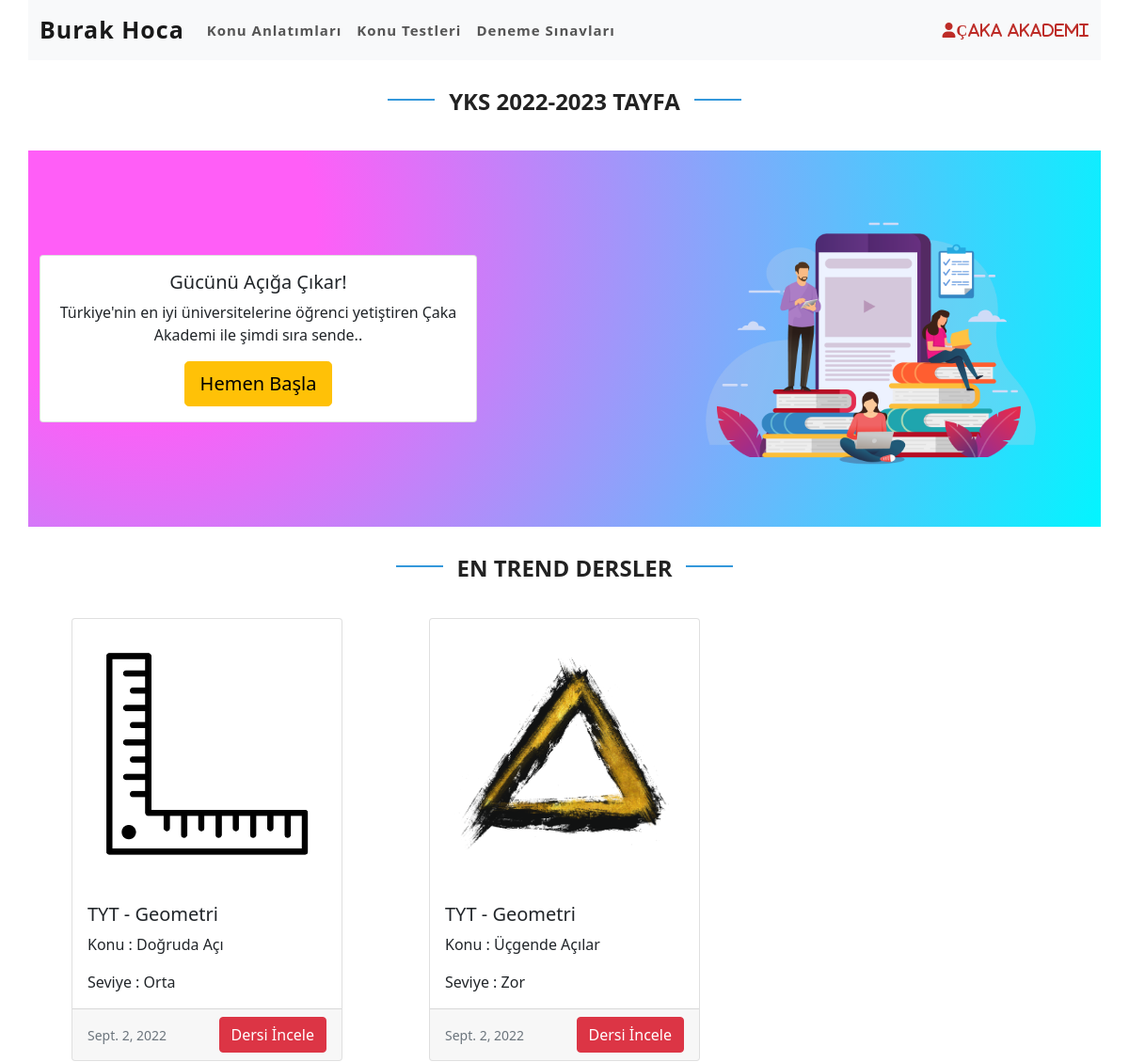
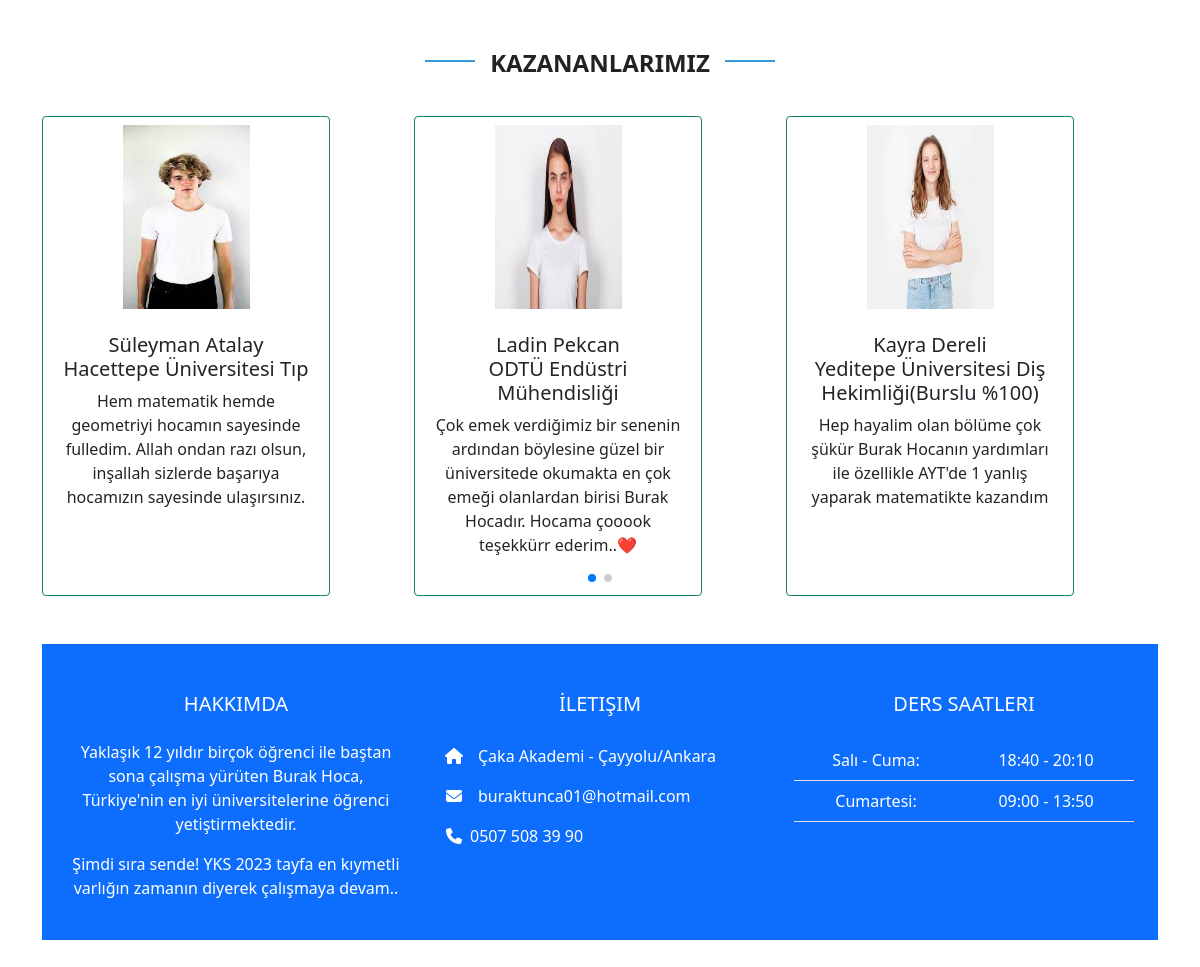
The page / on the database its author committed (2 pictures, top to bottom).
### main/models.py (models this page shows, shortened)
class Dersler(models.Model):
    Type = (
        ('TYT', 'TYT'),
        ('AYT', 'AYT'),
    )
    Zorluk =(
        ("Kolay","Kolay"),
        ("Orta","Orta"),
        ("Zor","Zor"),
    )
    ders_adi = models.CharField(max_length=360)
    ders_tipi = models.CharField(max_length=3, choices=Type)
    upload_date=models.DateField(auto_now_add=False)
    ders_konu = models.CharField(max_length=360)
    ders_resmi = models.ImageField(upload_to ='uploads/')
    ders_seviyes =models.CharField(max_length=30, choices=Zorluk,default="Orta")

class winners(models.Model):
    winner_student = models.ImageField(upload_to ='winners')
    winner_student_name = models.CharField(max_length=100)
    winner_student_uni = models.CharField(max_length=100)
    winner_student_comment = models.TextField()

### main/views.py (the view)
# urls.py: path('', views.main_page,name="main"),
def main_page(request):
    last_dersler=Dersler.objects.filter()
    winner = winners.objects.all()
    content={"last_dersler":last_dersler,"winner":winner}
    return render(request,"index.html",content)

### templates/index.html (shortened to what this page needs)
{% load static %}
<!DOCTYPE html>
<html lang="en">
  <head>
    <link href="https://cdn.jsdelivr.net/npm/bootstrap@5.0.2/dist/css/bootstrap.min.css" rel="stylesheet">
    <link rel="stylesheet" href="{% static 'css/main.css' %}">
    <link
      rel="stylesheet"
      href="https://cdn.jsdelivr.net/npm/swiper/swiper-bundle.min.css"
    />
  </head>
  <body>
<div class="container bg-light" id="navbars">
  <nav class="navbar navbar-expand-lg navbar-light">
    <a class="navbar-brand" href="{% url 'main' %}">Burak Hoca</a>
    <div class="collapse navbar-collapse navlinks" id="navbarNav">
      <ul class="navbar-nav ">
        <li class="nav-item">
          <a class="nav-link  dersler" href="{% url 'konular' %}">Konu Anlatımları</a>
        </li>
        <li class="nav-item">
          <a class="nav-link testler" href="{% url 'testler' %}">Konu Testleri</a>
        </li>
        <li class="nav-item">
          <a class="nav-link testler" href="#">Deneme Sınavları</a>
        </li>
      </ul>
    </div>
    <a href="#" id="user"><i class="fa fa-user">Çaka Akademi</i></a>
  </nav>
</div>
  <div class="container" id="banner">
    <div class="row">
      <div class="section-title">
        <h4>YKS 2022-2023 Tayfa</h4>
      </div>
      </div>
    </div>
    <div class="container" id="banner">
      <div class="row">
      <div class="section-body">
        <div class="col-lg-5 col-6 d-flex flex-column flex-wrap justify-content-center align-items-center" >
          <div class="card">
            <div class="card-body">
              <h5 class="card-title">Gücünü Açığa Çıkar!</h5>
              <p class="card-text">Türkiye'nin en iyi üniversitelerine öğrenci yetiştiren Çaka Akademi
                ile şimdi sıra sende..</p>
                <a href="#" class="btn btn-lg btn-warning">Hemen Başla</a>
              </div>
            </div>
        </div>
        <div class="col-lg-2 ">
        </div>
        <div class="col-lg-5 col-6 d-flex flex-column flex-wrap justify-content-center align-items-center">
          <img class="banpic" src="{% static 'hero-img.png' %}" />
        </div>
      </div>
      </div>
    </div>
    <div class="container" id="trends">
      <div class="section-title">
        <h4>En Trend Dersler</h4>
      </div>
      <div class="row">
        {% for i in last_dersler %}
        <div class="col-lg-4 col-12 d-flex align-items-center justify-content-center" >
          <div class="card" style="width: 18rem;">
            <img class="card-img-top" src="{{i.ders_resmi.url}}" alt="Card image cap">
            <div class="card-body">
              <h5 class="card-title">{{i.ders_tipi}} - {{i.ders_adi}}</h5>
              <p class="card-text">Konu : {{i.ders_konu}}</p>
              <p class="card-text">Seviye : {{i.ders_seviyes}}</p>
            </div>
            <div class="card-footer d-flex justify-content-between align-items-center">
              <small class="text-muted">{{i.upload_date}}</small>
              <a class="btn btn-danger" href="{% url 'ders_detail' i.pk %}">Dersi İncele</a>
            </div>
        </div>
      </div>
      {% endfor %}
    </div>
  </div>
<div class="container" id="trends">
  <div class="section-title">
    <h4>Kazananlarımız</h4>
  </div>
  <div class="swiper mySwiper">
    <div class="swiper-wrapper">
      {% for i in winner %}
      <div class="swiper-slide">
        <div class="card border-success" style='width:18rem; height : 30rem'>
          <div class="d-flex justify-content-center align-item-center">
            <img class="card-img-top p-2" src="{{i.winner_student.url}}"  alt="Card image cap">
                </div>
          <div class="card-body">
            <h5 class="card-title text-center">{{i.winner_student_name}} <br />{{i.winner_student_uni}}</h5>
            <p class="card-text text-center">{{i.winner_student_comment}}</p>
          </div>
        </div>
      </div>
        {% endfor %}
    </div>
    <div class="swiper-pagination"></div>
  </div>
  </div>
  {% include 'footer.html' %}
  </body>
</html>

### templates/footer.html
<div class="container my-5">
    <footer class="text-white text-center text-lg-start bg-primary">
    <div class="container p-4">
      <div class="row mt-4">
        <div class="col-lg-4 col-md-12 mb-4 mb-md-0 text-center">
          <h5 class="text-uppercase mb-4 ">Hakkımda</h5>
          <p>
            Yaklaşık 12 yıldır birçok öğrenci ile baştan sona çalışma yürüten Burak Hoca, Türkiye'nin
            en iyi üniversitelerine öğrenci yetiştirmektedir.
          </p>
          <p>
            Şimdi sıra sende! YKS 2023 tayfa en kıymetli varlığın zamanın diyerek çalışmaya devam..
          </p>
        </div>
        <div class="col-lg-4 col-md-6 mb-4 mb-md-0 ">
          <h5 class="text-uppercase mb-4 pb-1 text-center">İletişim</h5>
          <ul class="fa-ul" >
            <li class="mb-3">
              <span class="fa-li"><i class="fas fa-home"></i></span><span class="ms-2">Çaka Akademi - Çayyolu/Ankara</span>
            </li>
            <li class="mb-3">
              <span class="fa-li"><i class="fas fa-envelope"></i></span><span class="ms-2">buraktunca01@hotmail.com</span>
            </li>
            <li class="mb-3">
              <span class="fa-li"><i class="fas fa-phone"></i></span><span>0507 508 39 90</span>
            </li>
          </ul>
        </div>
        <div class="col-lg-4 col-md-6 mb-4 mb-md-0 text-center">
          <h5 class="text-uppercase mb-4">Ders Saatleri</h5>
          <table class="table text-center text-white">
            <tbody class="font-weight-normal">
              <tr>
                <td>Salı - Cuma:</td>
                <td>18:40 - 20:10</td>
              </tr>
              <tr>
                <td>Cumartesi:</td>
                <td>09:00 - 13:50</td>
              </tr>
            </tbody>
          </table>
        </div>
      </div>
    </div>
  </footer>
</div>

### static/css/main.css (style rules this page uses)
.navbar-brand { font-size: 25px; font-weight: 700; letter-spacing: 1px; }
.navlinks li a { padding: 10px 0 10px 30px; font-size: 15px; font-weight: 600; color: #555555 !important; letter-spacing: 1px; }
.section-title { display: flex; justify-content: center; text-align: center; padding-bottom: 30px; padding: 30px; }
.section-title h4 { font-weight: bold; text-transform: uppercase; position: relative; color: #222222; }
.section-title h4::before, .section-title h4::after { content: ""; width: 50px; height: 2px; background: #3498db; display: inline-block; }
.section-title h4::before { margin: 0 15px 10px 0; }
.section-title h4::after { margin: 0 0 10px 15px; }
#user { display: flex; text-align:right; letter-spacing: 1px; text-decoration: none; color:#BD2C27 ; }
#banner .section-body { background-image: radial-gradient( circle farthest-corner at 10% 20%, rgba(255,94,247,1) 17.8%, rgba(2,245,255,1) 100.2% ); display:flex ; text-align: center ; justify-content:center; height: 50vh; }
#banner .banpic { width: 90%; height: 100%; display:inline-block; text-align: center; }
#trends { margin-bottom: 20px; }
.swiper-slide { display: flex; flex-direction: column; align-items: center; justify-content: center; position: relative; }
.swiper-slide .card-img-top { display: flex; justify-content: center; text-align: center; width: 50% !important; height:200px !important; }
.card-img-top { display:block; justify-content: center; text-align: center; }

### rows shown on the page
Dersler: ders_resmi (picture), ders_tipi "TYT", ders_adi "Geometri", ders_konu "Doğruda Açı", ders_seviyes "Orta", upload_date "Sept. 2, 2022"
Dersler: ders_resmi (picture), ders_tipi "TYT", ders_adi "Geometri", ders_konu "Üçgende Açılar", ders_seviyes "Zor", upload_date "Sept. 2, 2022"
winners: winner_student (picture), winner_student_name "Süleyman Atalay", winner_student_uni "Hacettepe Üniversitesi Tıp", winner_student_comment "Hem matematik hemde geometriyi hocamın sayesinde fulledim. Allah ondan razı olsun, inşallah sizlerde başarıya hocamızın sayesinde ulaşırsınız."
winners: winner_student (picture), winner_student_name "Ladin Pekcan", winner_student_uni "ODTÜ Endüstri Mühendisliği", winner_student_comment "Çok emek verdiğimiz bir senenin ardından böylesine güzel bir üniversitede okumakta en çok emeği olanlardan birisi Burak Hocadır. Hocama çooook teşekkürr ederim..❤️"
winners: winner_student (picture), winner_student_name "Kayra Dereli", winner_student_uni "Yeditepe Üniversitesi Diş Hekimliği(Burslu %100)", winner_student_comment "Hep hayalim olan bölüme çok şükür Burak Hocanın yardımları ile özellikle AYT'de 1 yanlış yaparak matematikte kazandım"
